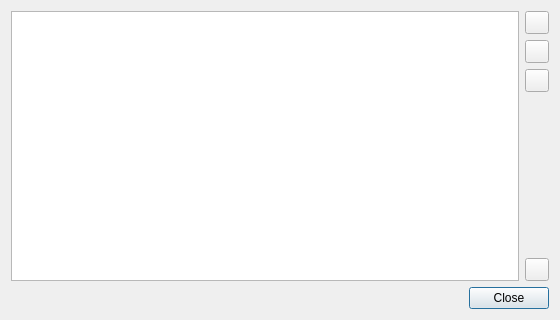
<?xml version="1.0" encoding="UTF-8"?>
<ui version="4.0">
 <class>FavDialog</class>
 <widget class="QDialog" name="FavDialog">
  <property name="windowModality">
   <enum>Qt::WindowModal</enum>
  </property>
  <property name="geometry">
   <rect>
    <x>0</x>
    <y>0</y>
    <width>560</width>
    <height>320</height>
   </rect>
  </property>
  <property name="windowTitle">
   <string>Favorites</string>
  </property>
  <property name="windowIcon">
   <iconset resource="../xpeccy.qrc">
    <normaloff>:/images/star.png</normaloff>:/images/star.png</iconset>
  </property>
  <layout class="QVBoxLayout" name="verticalLayout">
   <item>
    <layout class="QHBoxLayout" name="horizontalLayout">
     <item>
      <widget class="QTableWidget" name="favlist">
       <property name="toolTip">
        <string>Double-click a row to change its name or its file</string>
       </property>
       <property name="editTriggers">
        <set>QAbstractItemView::NoEditTriggers</set>
       </property>
       <property name="alternatingRowColors">
        <bool>true</bool>
       </property>
       <property name="selectionMode">
        <enum>QAbstractItemView::SingleSelection</enum>
       </property>
       <property name="selectionBehavior">
        <enum>QAbstractItemView::SelectRows</enum>
       </property>
       <property name="textElideMode">
        <enum>Qt::ElideMiddle</enum>
       </property>
       <property name="gridStyle">
        <enum>Qt::DotLine</enum>
       </property>
       <property name="rowCount">
        <number>0</number>
       </property>
       <property name="columnCount">
        <number>2</number>
       </property>
       <attribute name="horizontalHeaderVisible">
        <bool>false</bool>
       </attribute>
       <attribute name="horizontalHeaderMinimumSectionSize">
        <number>1</number>
       </attribute>
       <attribute name="horizontalHeaderStretchLastSection">
        <bool>true</bool>
       </attribute>
       <attribute name="verticalHeaderVisible">
        <bool>false</bool>
       </attribute>
       <attribute name="verticalHeaderDefaultSectionSize">
        <number>24</number>
       </attribute>
       <column/>
       <column/>
      </widget>
     </item>
     <item>
      <layout class="QVBoxLayout" name="verticalLayout_2">
       <item>
        <widget class="QToolButton" name="tbAdd">
         <property name="toolTip">
          <string>Add a file to Favorites</string>
         </property>
         <property name="icon">
          <iconset resource="../xpeccy.qrc">
           <normaloff>:/images/add.png</normaloff>:/images/add.png</iconset>
         </property>
        </widget>
       </item>
       <item>
        <widget class="QToolButton" name="tbUp">
         <property name="toolTip">
          <string>Move up</string>
         </property>
         <property name="icon">
          <iconset resource="../xpeccy.qrc">
           <normaloff>:/images/arrow-up.png</normaloff>:/images/arrow-up.png</iconset>
         </property>
        </widget>
       </item>
       <item>
        <widget class="QToolButton" name="tbDown">
         <property name="toolTip">
          <string>Move down</string>
         </property>
         <property name="icon">
          <iconset resource="../xpeccy.qrc">
           <normaloff>:/images/arrow-down.png</normaloff>:/images/arrow-down.png</iconset>
         </property>
        </widget>
       </item>
       <item>
        <spacer name="verticalSpacer">
         <property name="orientation">
          <enum>Qt::Vertical</enum>
         </property>
         <property name="sizeHint" stdset="0">
          <size>
           <width>20</width>
           <height>40</height>
          </size>
         </property>
        </spacer>
       </item>
       <item>
        <widget class="QToolButton" name="tbDel">
         <property name="toolTip">
          <string>Remove from Favorites</string>
         </property>
         <property name="icon">
          <iconset resource="../xpeccy.qrc">
           <normaloff>:/images/cancel.png</normaloff>:/images/cancel.png</iconset>
         </property>
        </widget>
       </item>
      </layout>
     </item>
    </layout>
   </item>
   <item>
    <layout class="QHBoxLayout" name="horizontalLayout_2">
     <item>
      <spacer name="horizontalSpacer">
       <property name="orientation">
        <enum>Qt::Horizontal</enum>
       </property>
       <property name="sizeHint" stdset="0">
        <size>
         <width>40</width>
         <height>20</height>
        </size>
       </property>
      </spacer>
     </item>
     <item>
      <widget class="QPushButton" name="pbClose">
       <property name="text">
        <string>Close</string>
       </property>
       <property name="icon">
        <iconset resource="../xpeccy.qrc">
         <normaloff>:/images/ok-apply.png</normaloff>:/images/ok-apply.png</iconset>
       </property>
      </widget>
     </item>
    </layout>
   </item>
  </layout>
 </widget>
 <resources>
  <include location="../xpeccy.qrc"/>
 </resources>
 <connections/>
</ui>
